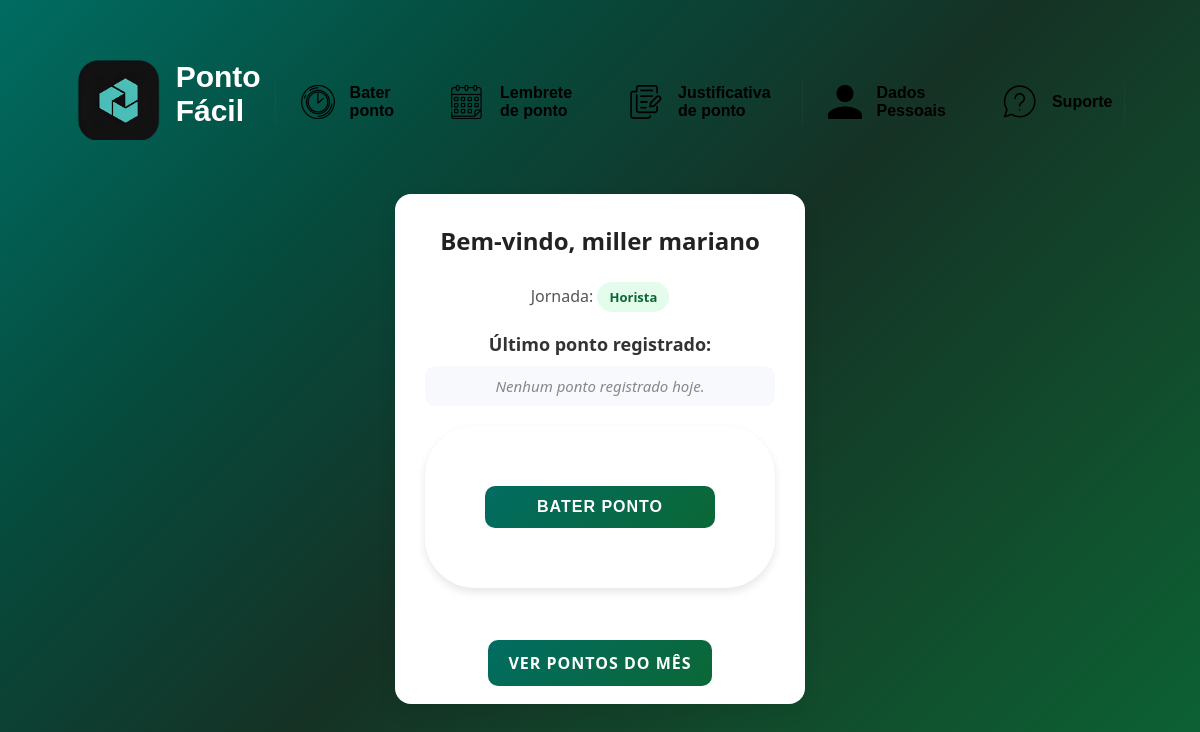
The page /pg_mrc_ponto (signed in) on the database as committed earlier.
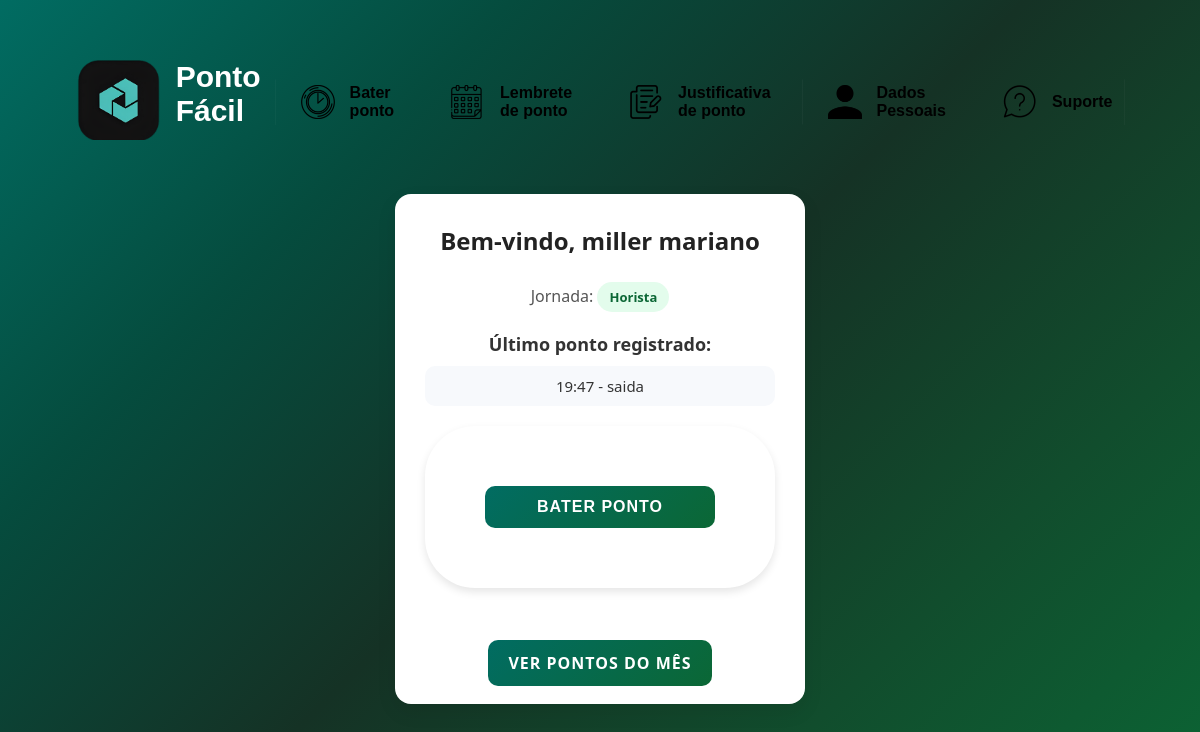
The same page on the database as committed later.
### tables this page shows
CREATE TABLE pontos (
    id INTEGER PRIMARY KEY AUTOINCREMENT,
    matricula TEXT,
    data DATE,
    hora TEXT,
    tipo TEXT, -- "entrada", "saida", "intervalo_inicio", "intervalo_fim"
    FOREIGN KEY(matricula) REFERENCES user(matricula)
);

### app.py (the view, shortened to what this page needs)
@app.route("/pg_mrc_ponto", methods=["GET", "POST"])
@app.route("/pg_mrc_ponto", methods=["GET", "POST"])
def pg_mrc_ponto():
    matricula = session.get("matricula")
    if not matricula:
        return redirect(url_for("pg_login"))
    conn = conectar()
    cursor = conn.cursor()
    cursor.execute("SELECT nome, jornada FROM user WHERE matricula = ?", (matricula,))
    usuario = cursor.fetchone()
    conn.close()
    if not usuario:
        flash("Usuário não encontrado.", "error")
        return redirect(url_for("pg_login"))
    nome, jornada = usuario
    agora = datetime.now()
    conn = conectar()
    cursor = conn.cursor()
    cursor.execute("SELECT * FROM pontos WHERE matricula = ? AND data = ? ORDER BY id",
                   (matricula, agora.date()))
    pontos_hoje = cursor.fetchall()
    cursor.execute("SELECT * FROM pontos WHERE matricula = ? AND data = ? ORDER BY id",
                   (matricula, agora.date()))
    pontos_hoje = cursor.fetchall()
    conn.close()
    return render_template("pg_mrc_ponto.html", nome=nome, jornada=jornada, pontos=pontos_hoje)

### app.py (called while the page is built)
def conectar():
    return sqlite3.connect(DB_FILE)

### templates/pg_mrc_ponto.html (shortened to what this page needs)
<!DOCTYPE html>
<html long="pt-br">
<head>
    <link rel="stylesheet" href="{{ url_for('static', filename='css.css') }}">
</head>
<body>
    <header>
        <a href="{{ url_for('pg_inicial') }}"><img class="logo" src="{{ url_for('static', filename='images/Captura_de_tela_2025-08-21_194917-removebg-preview (1).png') }}" alt="Logo Ponto Fácil"></a>
        <h1>Ponto Fácil</h1>
        <a class="link" href="{{ url_for('pg_mrc_ponto') }}"><img class="icon" src="{{ url_for('static', filename='images/mcr_ponto.png') }}" alt="">Bater ponto</a>
        <a class="link" href="{{ url_for('pg_lembrete') }}"><img class="icon" src="{{ url_for('static', filename='images/lembrete.png') }}" alt="">Lembrete de ponto</a>
        <a class="link" href="{{ url_for('pg_justificativa') }}"><img class="icon" src="{{ url_for('static', filename='images/justificativa.png') }}" alt="">Justificativa de ponto</a>
        <a class="link" href="{{ url_for('pg_dados_pessoais') }}"><img class="icon" src="{{ url_for('static', filename='images/usuario.png') }}" alt="">Dados Pessoais</a>
        <a class="link" href="{{ url_for('pg_suporte') }}"><img class="icon" src="{{ url_for('static', filename='images/suporte.png') }}" alt="">Suporte</a>
    </header>
    <main class="main_ponto">
    <div class="ponto-container">
        <h2 class="ponto-title">Bem-vindo, {{ nome }}</h2>
        <p class="ponto-subtitle">Jornada: <span class="badge jornada">{{ jornada }}</span></p>
        <h3 class="ponto-section">Último ponto registrado:</h3>
        <ul class="ponto-list">
            {% if pontos %}
              <li>{{ pontos[-1][3] }} - {{ pontos[-1][4] }}</li>
             {% else %}
            <li class="empty">Nenhum ponto registrado hoje.</li>
                {% endif %}
        </ul>
        <form method="POST" class="ponto-form">
            <button type="submit" class="btn-ponto">Bater Ponto</button>
        </form>
        <br>
        <br>
        <a href="{{ url_for('pg_pontos_mensais') }}" class="btn-pontos_mensais">Ver pontos do mês</a>
    </div>
    </main>
</body>
</html>

Rows that differ between the two databases and show on the page:
added pontos: hora "19:47", tipo "saida"
Other text that changed with them:
text no longer shown: "Nenhum ponto registrado hoje."
